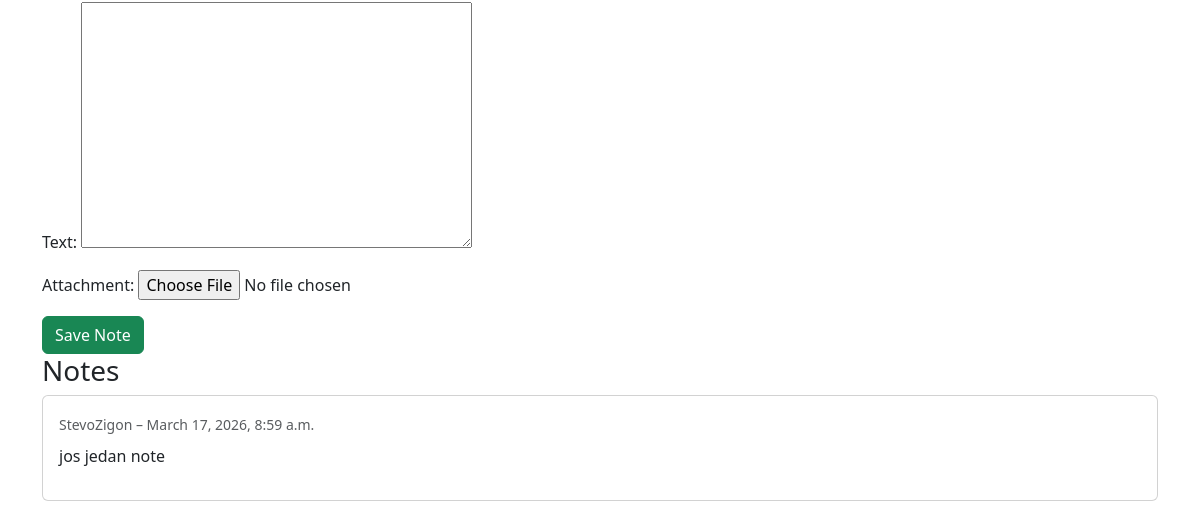
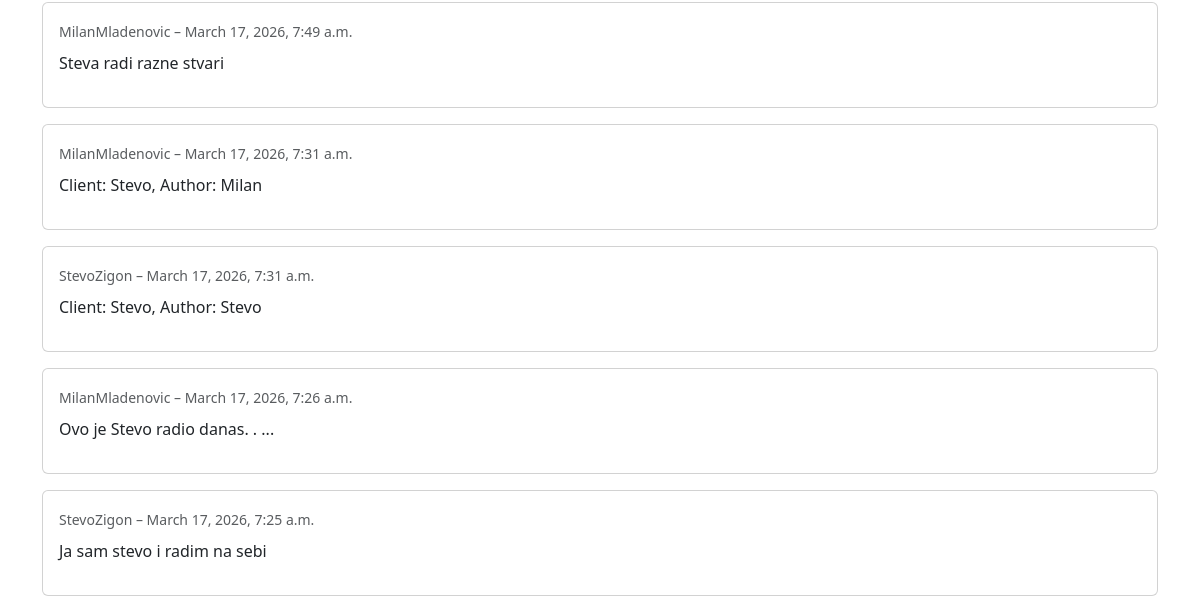
The page /client/ (signed in, lower part) on the database as committed earlier (2 pictures, top to bottom).
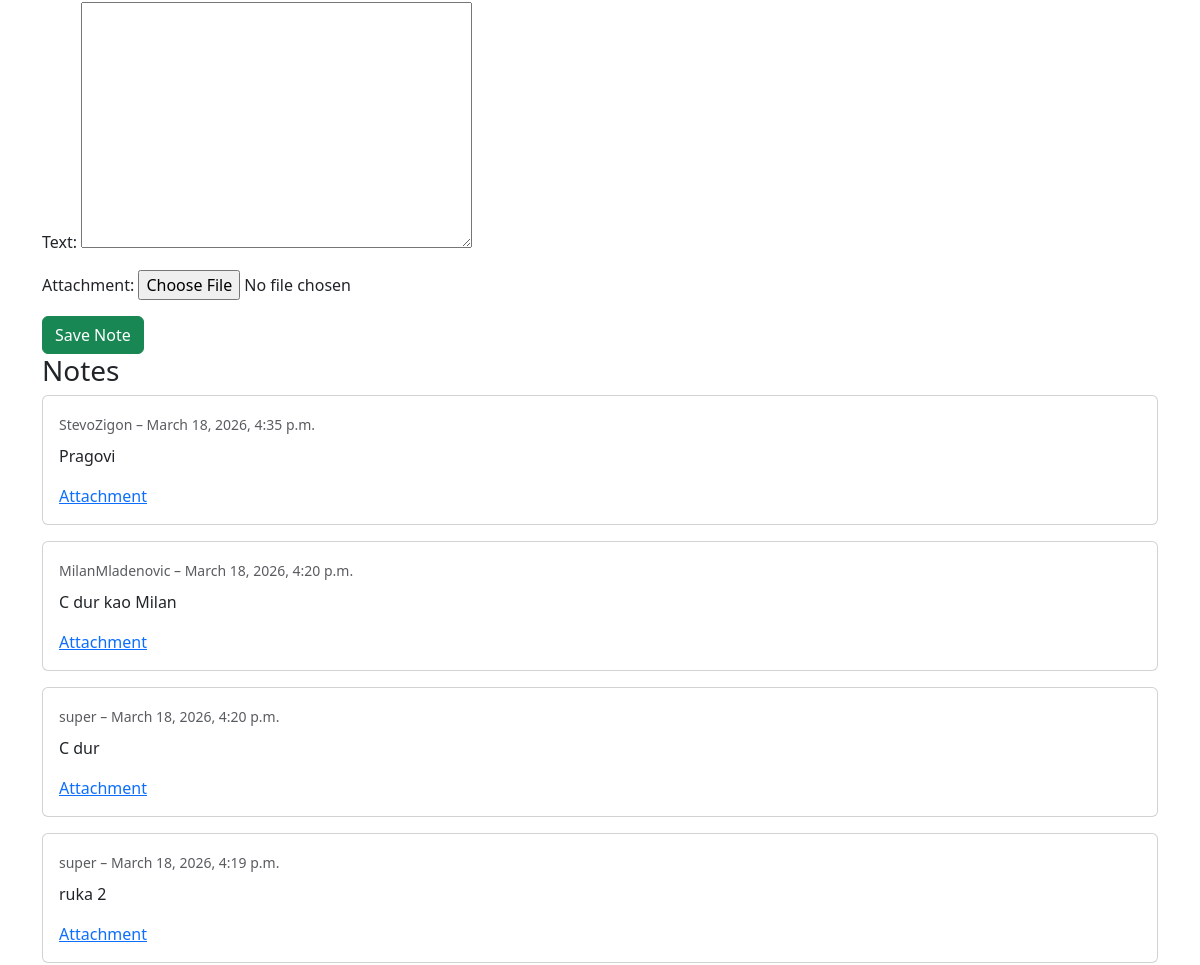
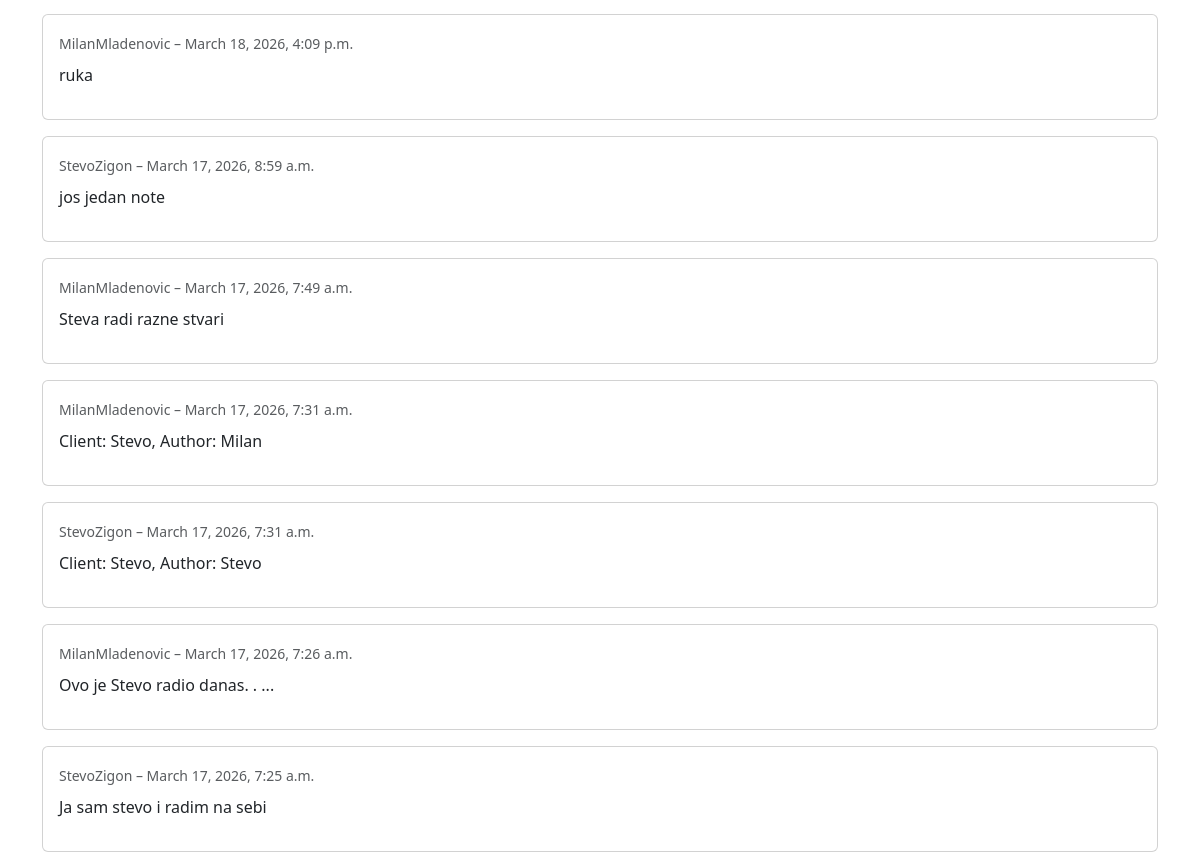
The same page on the database as committed later (2 pictures, top to bottom).
### appointments/models.py (models this page shows, shortened)
class Note(models.Model):
    client = models.ForeignKey(
        settings.AUTH_USER_MODEL,
        on_delete=models.CASCADE,
        related_name='notes'
    )
    author = models.ForeignKey(
        settings.AUTH_USER_MODEL,
        on_delete=models.CASCADE,
        related_name='written_notes'
    )
    text = models.TextField()
    attachment = models.FileField(
        upload_to='note_attachments/',
        blank=True,
        null=True
    )
    visible_to_client = models.BooleanField(default=True)
    created_at = models.DateTimeField(auto_now_add=True)

### users/models.py (models this page shows)
class User(AbstractUser):
    ROLE_CHOICES = (
        ('psychologist', 'Psychologist'),
        ('client', 'Client'),
    )
    role = models.CharField(max_length=20, choices=ROLE_CHOICES)

### users/views.py (the view)
# urls.py: path('client/', client_dashboard, name='client_dashboard'),
@login_required
def client_dashboard(request):
    appointments = Appointment.objects.filter(client=request.user).order_by('start_time')
    next_appointment = appointments.filter(
        start_time__gte=timezone.now()
    ).order_by('start_time').first()
    unpaid_appointments = appointments.filter(paid=False)
    total_due = sum(a.price for a in unpaid_appointments)
    notes = Note.objects.filter(
        client=request.user,
        visible_to_client=True
    ).order_by('-created_at')
    if request.method == "POST":
        form = ClientNoteForm(request.POST, request.FILES)
        if form.is_valid():
            note = form.save(commit=False)
            note.client = request.user
            note.author = request.user
            note.visible_to_client = True
            note.save()
            return redirect("client_dashboard")
    else:
        form = ClientNoteForm()
    return render(request, 'client_dashboard.html', {
        'appointments': appointments,
        'next_appointment': next_appointment,
        'total_due': total_due,
        'notes': notes,
        'form': form
    })

### appointments/forms.py
class ClientNoteForm(forms.ModelForm):
    class Meta:
        model = Note
        fields = ["text", "attachment"]

### templates/client_dashboard.html (shortened to what this page needs)
{% extends "base.html" %}
{% block content %}
<form method="post" enctype="multipart/form-data">
    {{ form.as_p }}
    <button class="btn btn-success">Save Note</button>
</form>
<h3>Notes</h3>
{% for note in notes %}
<div class="card mb-3">
    <div class="card-body">
        <small class="text-muted">
            {{ note.author.username }} – {{ note.created_at }}
        </small>
        <p class="mt-2">
            {{ note.text }}
        </p>
        {% if note.attachment %}
            <a href="{{ note.attachment.url }}"  target="_blank" rel="noopener noreferrer">
                Attachment
            </a>
        {% endif %}
    </div>
</div>
{% empty %}
<p>No notes yet</p>
{% endfor %}
{% endblock %}

### templates/base.html (shortened to what this page needs)
<!DOCTYPE html>
<html>
<head>
    <link href="https://cdn.jsdelivr.net/npm/bootstrap@5.3.3/dist/css/bootstrap.min.css" rel="stylesheet">
</head>
<body>
<div class="container mt-4">
{% block content %}
{% endblock %}
</div>
</body>
</html>

Rows that differ between the two databases and show on the page:
added Note: author.username "StevoZigon", created_at "March 18, 2026, 4:35 p.m.", text "Pragovi"
added Note: author.username "MilanMladenovic", created_at "March 18, 2026, 4:20 p.m.", text "C dur kao Milan"
added Note: author.username "super", created_at "March 18, 2026, 4:20 p.m.", text "C dur"
added Note: author.username "super", created_at "March 18, 2026, 4:19 p.m.", text "ruka 2"
added Note: author.username "MilanMladenovic", created_at "March 18, 2026, 4:09 p.m.", text "ruka"
